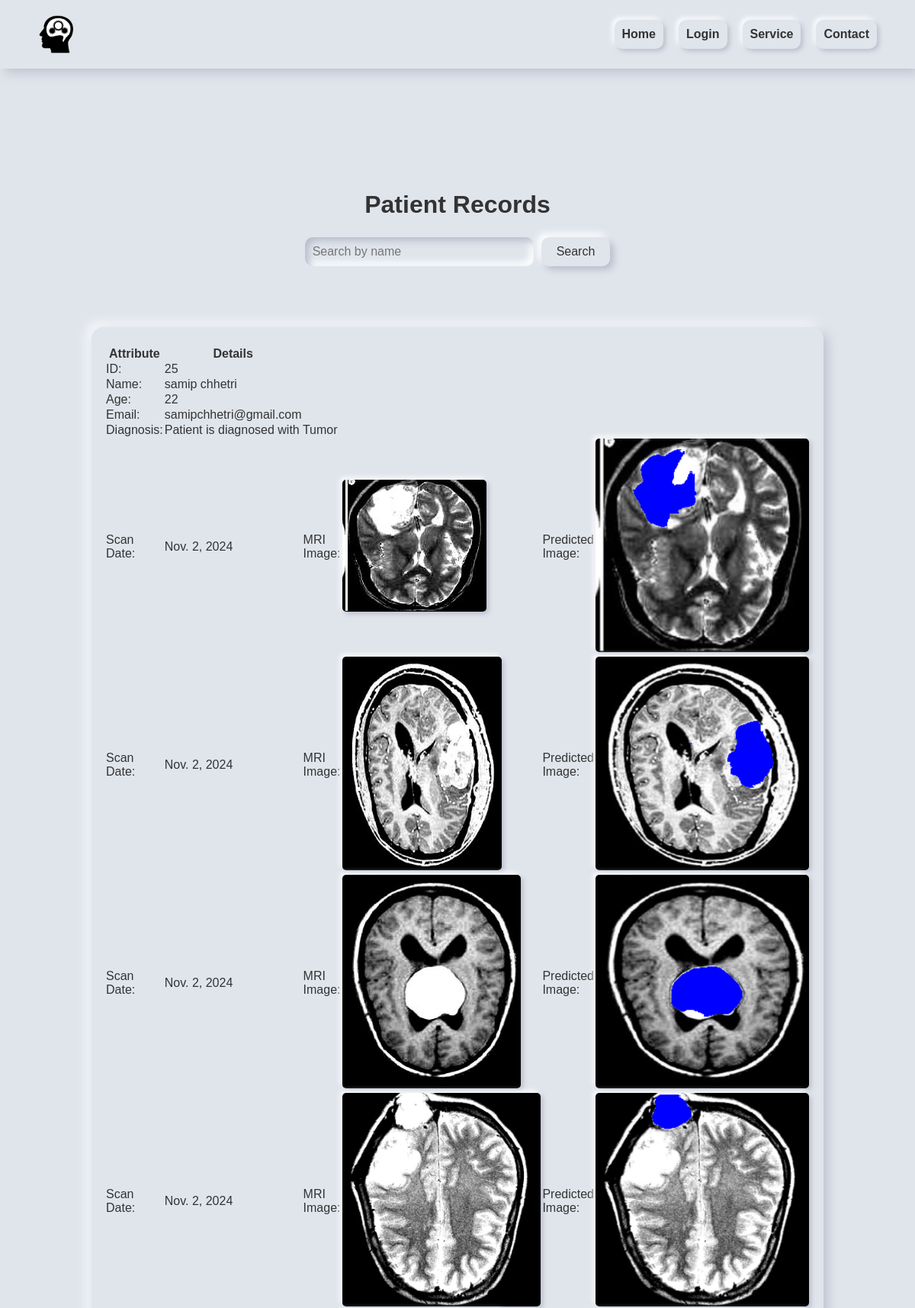
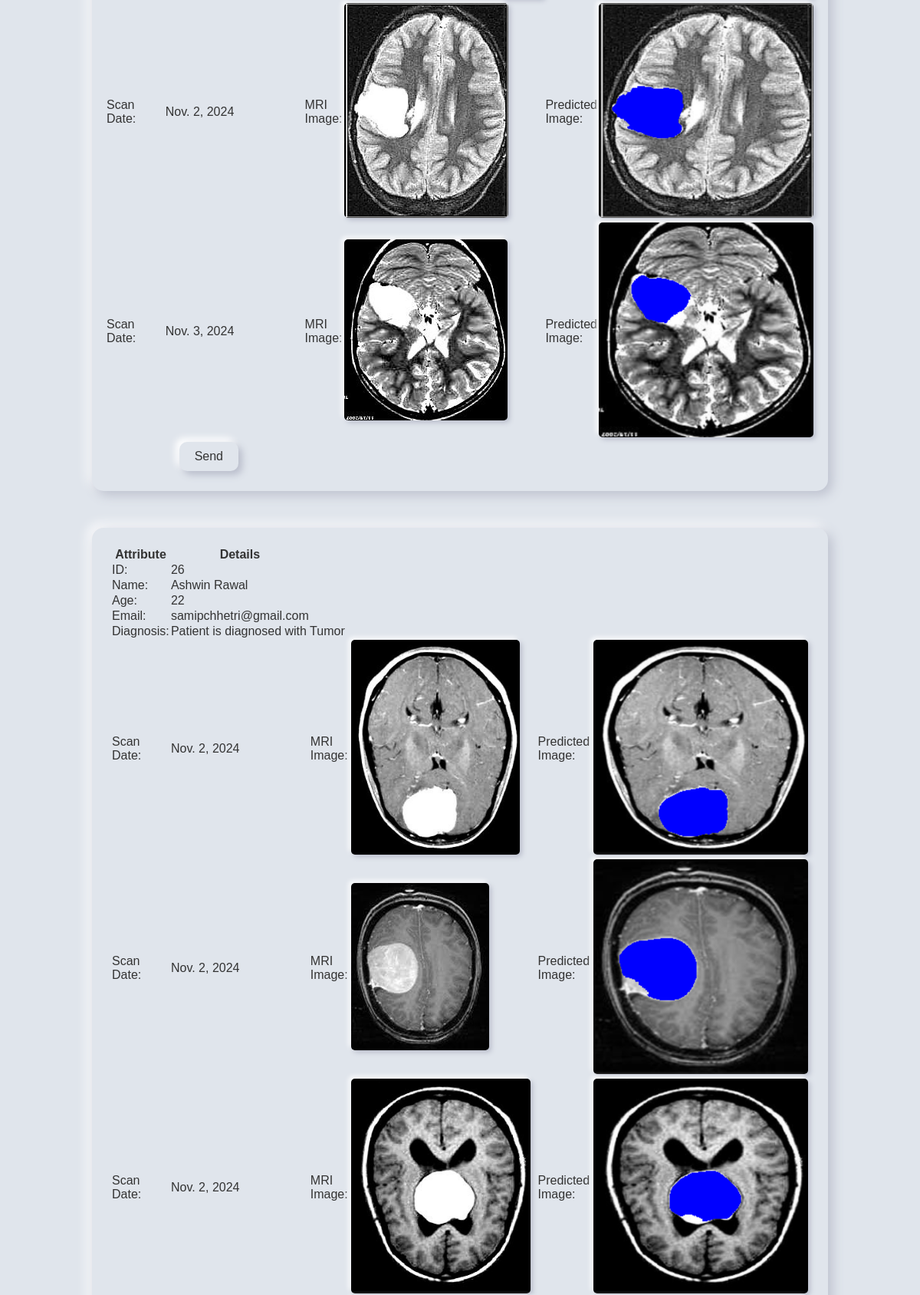
The app's page /patients/ (upper part) with its own data (2 pictures, top to bottom).
### brain_tumor/models.py (models this page shows, shortened)
class Patient(models.Model):
    id = models.AutoField(primary_key=True)
    name = models.CharField(max_length=100)
    age = models.IntegerField()
    email = models.EmailField(max_length=100, blank=True)
    diagnosis = models.CharField(max_length=1000, blank=True)  # e.g., Tumor/No Tumor

class MRIImage(models.Model):
    patient = models.ForeignKey(Patient, on_delete=models.CASCADE, related_name='mri_images')
    mri_image = models.ImageField(upload_to='mri_images/')
    pre_image = models.ImageField(upload_to='mri_images/predicted_img/', blank=True, null=True)
    date_taken = models.DateField(auto_now_add=True)

### brain_tumor/views.py (the view)
# urls.py: path('patients/', views.patient_list, name='patient_list'),
def patient_list(request):
    query = request.GET.get('query', '')
    patients = Patient.objects.filter(name__icontains=query) if query else Patient.objects.all()
    return render(request, 'brain_tumor/patient_list.html', {'patients': patients, 'query': query})

### brain_tumor/templates/brain_tumor/patient_list.html (shortened to what this page needs)
{% load static %}
<!DOCTYPE html>
<html lang="en">
<head>
    <link rel="stylesheet" href="{% static 'css/patientstyle.css' %}">
</head>
<body>
    <header>
        <img src="{% static 'images/R.png' %}" alt="Logo" class="logo">
        <nav>
            <a href="{% url 'home' %}" class="nav-link">Home</a>
            <a href="{% url 'login' %}" class="nav-link">Login</a>
            <a href="{% url 'service' %}" class="nav-link">Service</a>
            <a href="{% url 'contact' %}" class="nav-link">Contact</a>
        </nav>
    </header>
    <section class="section">
        <div class="container">
            <h1 class="title">Patient Records</h1>
            <form method="GET" action="{% url 'patient_list' %}">
                <div class="field has-addons">
                    <div class="control">
                        <input class="input" type="text" name="query" placeholder="Search by name" value="{{ query }}">
                    </div>
                    <div class="control">
                        <button type="submit" class="button is-info">Search</button>
                    </div>
                </div>
            </form>
            {% for patient in patients %}
            <div class="card">
                <table>
                    <thead>
                        <tr>
                            <th>Attribute</th>
                            <th>Details</th>
                        </tr>
                    </thead>
                    <tbody>
                        <tr>
                            <td><label>ID:</label></td>
                            <td>{{ patient.id }}</td>
                        </tr>
                        <tr>
                            <td><label>Name:</label></td>
                            <td>{{ patient.name }}</td>
                        </tr>
                        <tr>
                            <td><label>Age:</label></td>
                            <td>{{ patient.age }}</td>
                        </tr>
                        <tr>
                            <td><label>Email:</label></td>
                            <td>{{ patient.email }}</td>
                        </tr>
                        <tr>
                            <td><label>Diagnosis:</label></td>
                            <td colspan=5>{{ patient.diagnosis }}</td>
                        </tr>
                        {% for image in patient.mri_images.all %}
                        <tr>
                            <td><label>Scan Date:</label></td>
                            <td>{{ image.date_taken }}</td>
                            <td><label>MRI Image:</label></td>
                            <td>
                                {% if image.mri_image %}
                                    <img src="{{ image.mri_image.url }}" alt="MRI Image" class="small-image">
                                {% else %}
                                    No MRI Image
                                {% endif %}
                            </td>
                            <td><label>Predicted Image:</label></td>
                            <td>
                                {% if image.pre_image %}
                                    <img src="{{ image.pre_image.url }}" alt="Predicted Image" class="small-image">
                                {% else %}
                                    No Predicted Image
                                {% endif %}
                            </td>
                        </tr>
                        {% empty %}
                            <tr>
                                <td colspan="2">No images available for this patient.</td>
                            </tr>
                        {% endfor %}
                        <tr>
                            <td colspan="2" style="text-align: center;">
                                <form action="{% url 'send_email' patient.id %}" method="post">
                                    <button type="submit" class="button is-info">Send</button>
                                </form>
                            </td>
                        </tr>
                    </tbody>
                </table>
            </div>
        {% empty %}
            <div class="card">
                <p>No patients found.</p>
            </div>
        {% endfor %}
        </div>
    </section>
</body>
</html>

### static/css/patientstyle.css (style rules this page uses)
* { margin: 0; padding: 0; box-sizing: border-box; }
body { font-family: Arial, sans-serif; background: #e0e5ec; display: flex; flex-direction: column; align-items: center; padding-top: 100px; color: #333; }
header { display: flex; justify-content: space-between; align-items: center; width: 100%; padding: 20px 50px; background: #e0e5ec; box-shadow: 5px 5px 15px #babecc, -5px -5px 15px #ffffff; position: fixed; top: 0; z-index: 1000; }
.logo { height: 50px; }
nav { display: flex; }
.nav-link { margin-left: 20px; text-decoration: none; color: #333; font-weight: bold; padding: 10px; border-radius: 10px; background: #e0e5ec; box-shadow: 3px 3px 6px #babecc, -3px -3px 6px #ffffff; transition: box-shadow 0.2s ease; }
.section { width: 80%; margin-top: 150px; }
.title { text-align: center; font-size: 2em; color: #333; margin-bottom: 1.5rem; }
.field { display: flex; justify-content: center; margin-bottom: 5rem; }
.input { border: none; outline: none; padding: 10px; width: 300px; font-size: 1em; border-radius: 10px; box-shadow: inset 5px 5px 10px #babecc, inset -5px -5px 10px #ffffff; background: #e0e5ec; }
.button { border: none; outline: none; padding: 10px 20px; font-size: 1em; margin-left: 10px; border-radius: 10px; color: #333; background: #e0e5ec; box-shadow: 5px 5px 10px #babecc, -5px -5px 10px #ffffff; cursor: pointer; transition: box-shadow 0.2s ease; }
.card { background: #e0e5ec; box-shadow: 5px 5px 15px #babecc, -5px -5px 15px #ffffff; border-radius: 15px; margin-bottom: 3rem; padding: 1.5rem; width: 100%; display: flex; flex-direction: column; align-items: center; }
.small-image { max-width: 280px !important; max-height: 280px !important; border-radius: 5px !important; box-shadow: 3px 3px 6px #babecc, -3px -3px 6px #ffffff !important; }

### records on screen
Patient: id "25", name "samip chhetri", age "22", email "samipchhetri@gmail.com", diagnosis "Patient is diagnosed with Tumor"
MRIImage: date_taken "Nov. 2, 2024", mri_image (picture), pre_image (picture)
MRIImage: date_taken "Nov. 2, 2024", mri_image (picture), pre_image (picture)
MRIImage: date_taken "Nov. 2, 2024", mri_image (picture), pre_image (picture)
MRIImage: date_taken "Nov. 2, 2024", mri_image (picture), pre_image (picture)
MRIImage: date_taken "Nov. 2, 2024", mri_image (picture), pre_image (picture)
MRIImage: date_taken "Nov. 3, 2024", mri_image (picture), pre_image (picture)
Patient: id "26", name "Ashwin Rawal", age "22", email "samipchhetri@gmail.com", diagnosis "Patient is diagnosed with Tumor"
MRIImage: date_taken "Nov. 2, 2024", mri_image (picture), pre_image (picture)
MRIImage: date_taken "Nov. 2, 2024", mri_image (picture), pre_image (picture)
MRIImage: date_taken "Nov. 2, 2024", mri_image (picture), pre_image (picture)
